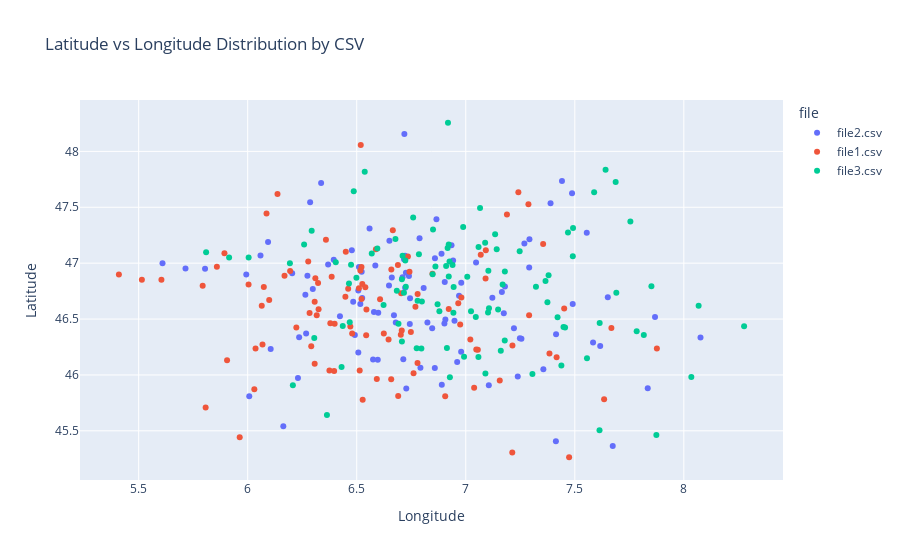

This figure's notebook cell:
### Code cell
# 4. Lat/Lon 2D scatter
fig_map = px.scatter(combined_df, x='longitude', y='latitude', color='file',
                     title='Latitude vs Longitude Distribution by CSV',
                     labels={'latitude': 'Latitude', 'longitude': 'Longitude'})
fig_map.show()
# fig_map.write_image("lat_lon_scatter.png")

print("Interactive plots displayed; PNGs saved for static use.")
